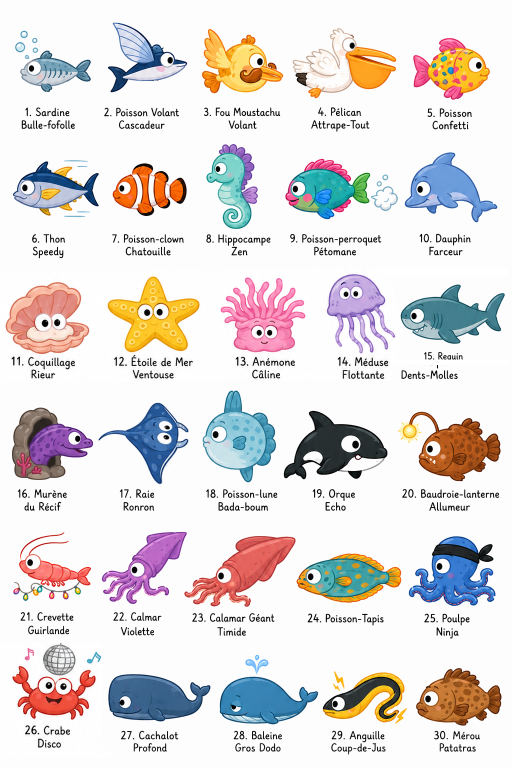
#> input picture Assets/Concepts/Design Final.png, 1024 x 1536 px (shown at 1/2 size)
$ python decoupe_planche.py
#> lines starting #> are read from the running program, lines starting #| are printed output that depends on the picture; after the words box and inside, x2 and y2 are one past the last pixel; in counts of white or black regions, pixels touching at a corner belong together
# -*- coding: utf-8 -*-
"""Les planches du design -> une image de reperage par espece.

Assets/Reperes/<espece>.png  (PNG detoure, sans la legende, sans le voisin)
Assets/Reperes/index.json    (ce que l'atelier lit pour savoir qui en a une)

Le decoupage n'est pas une grille aveugle : dans chaque case on garde la plus
grosse composante connexe (la creature) et ce qui la touche, ce qui ecarte a la
fois la legende et le bout de dessin de la case d'a cote.
"""
import numpy as np, cv2, os, json
from PIL import Image

OUT = 'Assets/Reperes'
# MARGE AUTOUR DE LA CASE. La grille est un reperage, pas une frontiere : les
# creatures debordent de leur case, et decouper AU RAS coupait 17 vignettes sur
# 30 — toujours d'un cote, jamais en haut ni en bas (le perroquet perdait
# 96 pixels de bec sur son bord droit). On travaille donc sur une case elargie,
# et c'est la COMPOSANTE de la creature qui decide du cadrage final.
#
# Le choix de la bonne composante, lui, reste juge sur la case NOMINALE : sans
# ca on attraperait la voisine, qui est maintenant visible elle aussi.
MARGE = 0.25

# UNE PLANCHE = une image, sa grille, et l'ordre de ses cases. Il y en a deux :
# les 30 premieres creatures, puis les 21 qui restaient sans dessin. Les deux se
# decoupent avec le meme code et alimentent le meme index — l'atelier ne connait
# que `Assets/Reperes/<espece>.png`, pas la planche d'ou elle sort.
#
# `gauche` : le sens du dessin, relu A L'OEIL sur les vignettes. Une detection
# automatique par la position de l'oeil se trompait 8 fois sur 30 (ventre blanc
# pris pour un oeil, creatures vues de face) : sur un asset fige, la table est
# plus sure et se verifie d'un coup d'oeil.
PLANCHES = [
    dict(
        src='Assets/Concepts/Design Final.png', cols=5, rows=6,
        especes=[
            'bulle_fofolle', 'volant', 'moustachu', 'pelican', 'confetti',
            'thon', 'clown', 'hippocampe', 'perroquet', 'dauphin',
            'coquillage', 'etoile', 'anemone', 'meduse', 'requin',
            'murene', 'raie', 'poisson_lune', 'orque', 'lanterne',
            'crevette', 'calamar', 'calamar_geant', 'poisson_tapis', 'poulpe',
            'crabe', 'cachalot', 'gros_dodo', 'anguille', 'merou',
        ],
        gauche={
            'bulle_fofolle', 'thon', 'clown', 'hippocampe', 'perroquet',
            'dauphin', 'requin', 'poisson_lune', 'lanterne', 'crevette',
            'calamar', 'calamar_geant', 'poisson_tapis', 'cachalot',
            'gros_dodo', 'anguille', 'merou',
        },
    ),
    dict(
        src='Assets/Concepts/Design Final page2.png', cols=5, rows=5,
        especes=[
            'fugu', 'dentiste', 'police', 'papillon', 'dorade',
            'coffre', 'nudibranche', 'corail', 'tortue', 'espadon',
            'maquereau', 'crevette_claire', 'goeland', 'cormoran', 'jardiniere',
            'bernard', 'concombre', 'rascasse', 'oursin', 'barracuda',
            'krill',
        ],
        # Relu a l'oeil sur la planche-contact des 21 vignettes.
        gauche={
            'fugu', 'dentiste', 'police', 'papillon', 'dorade', 'coffre',
            'nudibranche', 'tortue', 'espadon', 'maquereau', 'crevette_claire',
            'goeland', 'concombre', 'rascasse', 'barracuda',
        },
    ),
]


def bouche_trous(m):
    """Un ventre blanc n'est pas du fond : on rebouche l'interieur du contour."""
    h, w = m.shape
    pad = cv2.copyMakeBorder(m, 1, 1, 1, 1, cv2.BORDER_CONSTANT, value=0)
    mask = np.zeros((h + 4, w + 4), np.uint8)
    cv2.floodFill(pad, mask, (0, 0), 1)
    return ((pad[1:-1, 1:-1] != 1) | (m > 0)).astype(np.uint8)


def analyse(planche):
    """Passe 1 : pour chaque case, la COMPOSANTE qui est la creature.

    Separee de la decoupe parce qu'il faut connaitre le corps des VOISINES avant
    de decider ce qu'on garde autour du sien (cf. `decoupe`).
    """
    especes, cols = planche['especes'], planche['cols']
    im = np.array(Image.open(planche['src']).convert('RGB'))
#> im is the input picture: shape (1536, 1024, 3); mean R, G, B 225.8, 220.2, 219.4
    H, W, _ = im.shape
#> H = 1536; W = 1024
    cw, ch = W / cols, H / planche['rows']
#> cw = 204.8; ch = 256
    ink = (im.min(axis=2) < 244).astype(np.uint8)
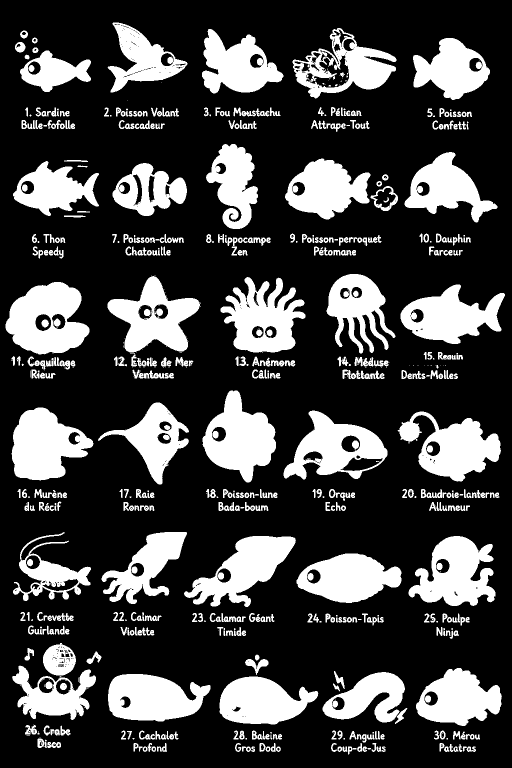
#> ink: shape (1536, 1024) (shown at 1/2 size); values 0 (black) and 1 (white), 26% white; 775 white regions (293 under 20 px), largest, box (x1, y1, x2, y2) and area: (11, 564, 179, 708) 16014, (23, 815, 187, 961) 15250, (405, 781, 552, 965) 15188
    sat = im.max(axis=2).astype(int) - im.min(axis=2).astype(int)
    cases = []
    for idx, nom in enumerate(especes):
        r, c = divmod(idx, cols)
        y0, y1, x0, x1 = int(r * ch), int((r + 1) * ch), int(c * cw), int((c + 1) * cw)
        # Case elargie, bornee a la planche.
        ey0, ey1 = max(0, int(y0 - ch * MARGE)), min(H, int(y1 + ch * MARGE))
        ex0, ex1 = max(0, int(x0 - cw * MARGE)), min(W, int(x1 + cw * MARGE))
        # Position de la case NOMINALE dans la case elargie : tous les tests de
        # placement (« la legende est en bas de la case », « la creature est au
        # centre ») restent exprimes dans la case d'origine, sinon la marge les
        # decale et ils attrapent la voisine.
        offx, offy = x0 - ex0, y0 - ey0
        sub, ssat = ink[ey0:ey1, ex0:ex1].copy(), sat[ey0:ey1, ex0:ex1]
        # Les GLYPHES d'abord. La legende de l'etoile touchait un de ses bras :
        # dilatee, elle entrait dans la composante du dessin et plus aucun filtre
        # posterieur ne pouvait l'en sortir. Une lettre est petite, sombre et
        # grise — ca suffit a la reconnaitre une par une.
        gn, glab, gst, gcen = cv2.connectedComponentsWithStats(sub, 8)
        for i in range(1, gn):
            m = (glab == i)
            if (gst[i, cv2.CC_STAT_AREA] < 900
                    and gst[i, cv2.CC_STAT_HEIGHT] < 34
                    and ssat[m].mean() < 25
                    and gcen[i][1] - offy > ch * 0.55):
                sub[m] = 0
        big = cv2.dilate(sub, cv2.getStructuringElement(cv2.MORPH_ELLIPSE, (7, 7)))
        n, lab, st, cen = cv2.connectedComponentsWithStats(big, 8)
        best, barea = 0, 0
        for i in range(1, n):
            cx, cy = cen[i][0] - offx, cen[i][1] - offy
            if not (0.1 * cw < cx < 0.9 * cw and 0.05 * ch < cy < 0.8 * ch):
                continue
            if st[i, cv2.CC_STAT_AREA] > barea:
                barea, best = st[i, cv2.CC_STAT_AREA], i
        if not best:
            print('!! rien trouve pour', nom)
        cases.append(dict(nom=nom, im=im, W=W, H=H, cw=cw, ch=ch,
                          ex0=ex0, ex1=ex1, ey0=ey0, ey1=ey1, offx=offx, offy=offy,
                          sub=sub, ssat=ssat, n=n, lab=lab, st=st, cen=cen, best=best))
#> this loop made 30 passes
#> (gn, n) on passes 1 to 12: (39, 8), (40, 5), (39, 7), (48, 5), (25, 5), (55, 13), (76, 16), (67, 19), (69, 12), (42, 9), (62, 11), (94, 14)
#> pass 1, in analyse, `sub, ssat = ink[ey0:ey1, ex0:ex1].copy(), sat[ey0:ey1, ex0:ex1]`:
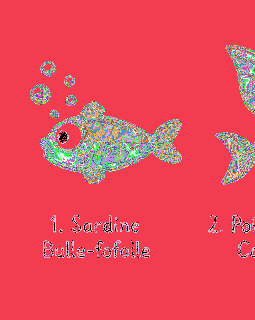
#> ssat: shape (320, 255) int64; 129 distinct labels, from 0 to 133; one colour per label, 0 black
#> pass 1, in analyse, `gn, glab, gst, gcen = cv2.connectedComponentsWithStats(sub, 8)`:
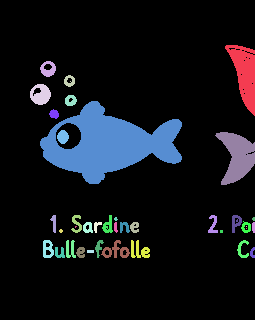
#> glab: shape (320, 255) int32; 39 distinct labels, from 0 to 38; one colour per label, 0 black
#> after the loop: big: shape (320, 257); values 0 (black) and 1 (white), 26% white; 6 white regions, box (x1, y1, x2, y2) and area: (62, 117, 240, 239) 14474, (0, 125, 51, 235) 4084, (115, 8, 175, 38) 1134, (103, 35, 154, 65) 1013, (78, 8, 112, 32) 631, (0, 23, 4, 30) 20
#> after the loop:
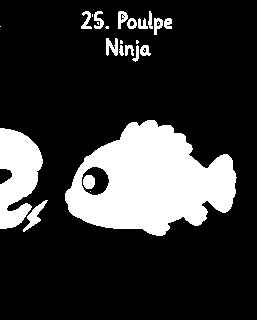
#> sub: shape (320, 257); values 0 (black) and 1 (white), 20.6% white; 25 white regions (8 under 20 px), largest, box (x1, y1, x2, y2) and area: (65, 120, 237, 236) 12467, (0, 128, 43, 229) 2952, (23, 200, 48, 232) 244
#> after the loop, cases = 30 items
    return cases


def decoupe(planche, index):
    """Passe 2 : une planche -> ses vignettes, ajoutees a `index`."""
    cases = analyse(planche)
#> cases = 30 items
    gauche = planche['gauche']
#> gauche = 17 items
    W, H = cases[0]['W'], cases[0]['H']
#> W = 1024; H = 1536
    # QUI POSSEDE QUEL PIXEL. Les cases se recouvrent (la marge de 25 %), donc
    # une case voit le corps de sa voisine et le prenait pour un accessoire du
    # sien : le Poisson Dentiste emportait le Poisson Police, la Raie emportait
    # la tete de la Murene. Un accessoire est petit, mais pas assez petit pour
    # qu'un seuil d'aire tranche (12,9 % du corps pour un vrai morceau contre
    # 15,8 % pour une voisine). Le critere EXACT est ailleurs : une composante
    # qui recouvre le corps CHOISI par une autre case EST cette creature-la.
    # Mesure sur les deux planches : 100,0 % de recouvrement pour les quatre
    # intruses, 0,0 % pour les quinze vrais accessoires — bulles, notes de
    # musique, etincelles.
    proprio = np.zeros((H, W), np.int16)
    for j, k in enumerate(cases):
        if k['best']:
            proprio[k['ey0']:k['ey1'], k['ex0']:k['ex1']][k['lab'] == k['best']] = j + 1
#> this loop made 30 passes
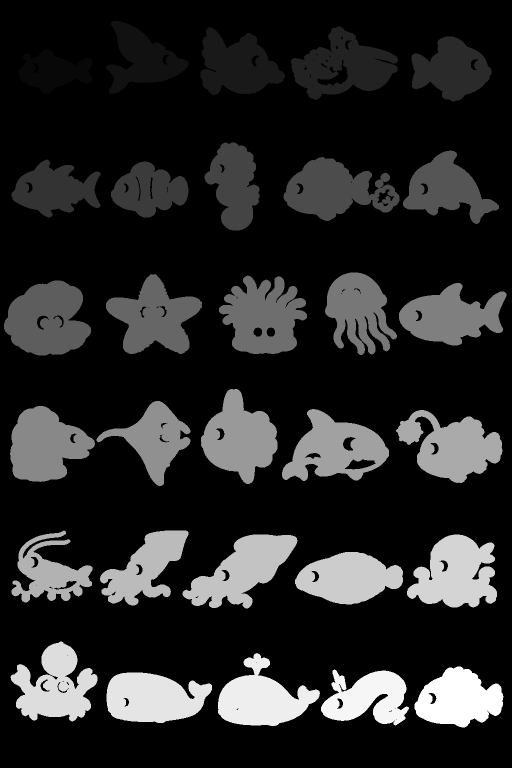
#> proprio: shape (1536, 1024) int16 (shown at 1/2 size); min 0, max 30, mean 4.5; drawn with min black and max white

    for j, k in enumerate(cases):
        if not k['best']:
            continue
        nom, sub, ssat, ch = k['nom'], k['sub'], k['ssat'], k['ch']
        lab, st, cen, n = k['lab'], k['st'], k['cen'], k['n']
        h, w = sub.shape
        corps = (lab == k['best'])
        proche = cv2.dilate(corps.astype(np.uint8),
                            cv2.getStructuringElement(cv2.MORPH_ELLIPSE, (13, 13)))
        vue = proprio[k['ey0']:k['ey1'], k['ex0']:k['ex1']]
        garde = np.zeros_like(sub)
        for i in range(1, n):
            m = (lab == i)
            if i != k['best']:
                if not (m & (proche > 0)).any():
                    continue                                   # accessoire flottant
                if st[i, cv2.CC_STAT_AREA] < 60:
                    continue
                if ssat[m & (sub > 0)].mean() < 25:
                    continue                                   # texte de la legende
                pr = vue[m]
                if ((pr != 0) & (pr != j + 1)).mean() > 0.5:
                    continue                                   # la creature d'a cote
                # La legende occupe le bas de la case. Une piece DETACHEE qui y
                # tombe est du texte : les morceaux du dessin, eux, sont deja
                # soudes au corps par la dilatation. Sans cette regle, « Etoile
                # Ventouse » restait collee sous son etoile.
                if cen[i][1] - k['offy'] > ch * 0.78:
                    continue
            garde[m] = 1
        garde = bouche_trous((garde & sub).astype(np.uint8))
        ys, xs = np.nonzero(garde)
        pad = 3
        sx0, sx1 = max(0, xs.min() - pad), min(w, xs.max() + 1 + pad)
        sy0, sy1 = max(0, ys.min() - pad), min(h, ys.max() + 1 + pad)
        rgb = k['im'][k['ey0']:k['ey1'], k['ex0']:k['ex1']][sy0:sy1, sx0:sx1]
        mask = garde[sy0:sy1, sx0:sx1]
        # bord adouci : un detourage au pixel donne un lisere en escalier
        alpha = cv2.GaussianBlur(mask * 255, (3, 3), 0)
        out = np.dstack([rgb, alpha]).astype(np.uint8)
        # Le jeu dessine TOUT vers la droite (`Entity.orientation` s'occupe du
        # demi-tour). Une planche tournee vers la gauche servirait de patron a
        # l'envers : on la retourne une bonne fois ici, plutot que de laisser
        # 32 especes sur 51 se calquer en miroir.
        if nom in gauche:
            out = out[:, ::-1]
        Image.fromarray(out, 'RGBA').save('%s/%s.png' % (OUT, nom))
        index[nom] = dict(w=int(out.shape[1]), h=int(out.shape[0]),
                          rang=j + 1, retourne=nom in gauche)
#> this loop made 30 passes
#> (nom, n, sx0, sx1, sy0, sy1) on passes 1 to 12: ('bulle_fofolle', 8, 27, 185, 81, 187), ('volant', 5, 60, 226, 42, 188), ('moustachu', 7, 44, 213, 55, 190), ('pelican', 5, 20, 234, 53, 200), ('confetti', 5, 56, 216, 73, 203), ('thon', 13, 23, 201, 125, 246), ('clown', 16, 70, 225, 131, 243), ('hippocampe', 19, 52, 162, 93, 269), ('perroquet', 12, 5, 237, 122, 250), ('dauphin', 9, 39, 231, 109, 256), ('coquillage', 11, 8, 182, 113, 263), ('etoile', 14, 60, 252, 100, 260)
#> (nom, n) on pass 28: ('gros_dodo', 9)
#> pass 1, in decoupe, `lab, st, cen, n = k['lab'], k['st'], k['cen'], k['n']`:
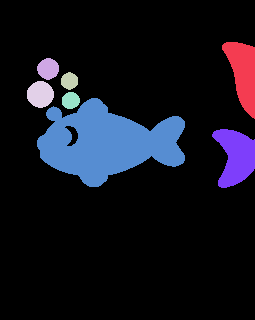
#> lab: shape (320, 255) int32; 8 distinct labels, from 0 to 7; one colour per label, 0 black
#> after the loop: garde: shape (320, 257); values 0 (black) and 1 (white), 15.9% white; 1 white region, box (x1, y1, x2, y2) and area: (65, 120, 237, 236) 13052
#> after the loop:
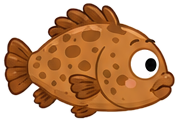
#> out: shape (122, 178, 4); mean of channels 0, 1, 2, 3 201.8, 162.1, 130.7, 153.3; transparent parts drawn white


def main():
    os.makedirs(OUT, exist_ok=True)
    index = {}
    for planche in PLANCHES:
        avant = len(index)
        decoupe(planche, index)
        print('%3d vignettes  %s' % (len(index) - avant, planche['src']))
#> pass 2 of the loop in main, `for planche in PLANCHES:`:
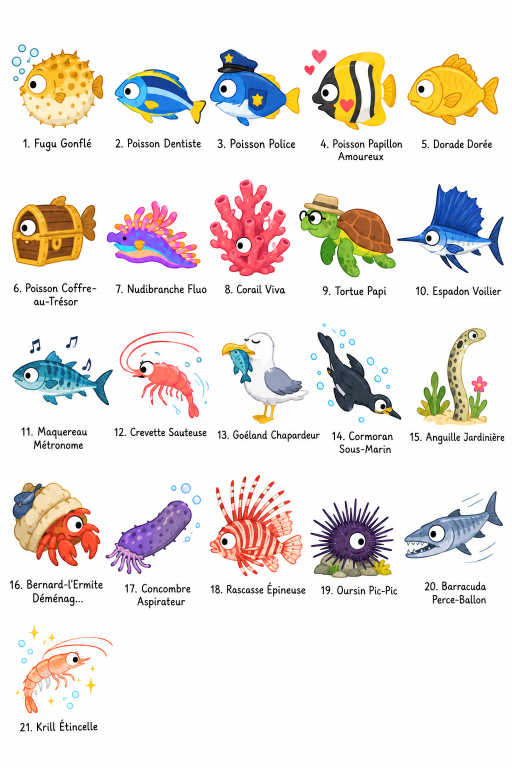
#> input picture Assets/Concepts/Design Final page2.png, 1024 x 1536 px (shown at 1/2 size)
#> in analyse, im is the input picture: shape (1536, 1024, 3); mean R, G, B 234.7, 228.5, 224.2
#> in analyse (call 2), `ink = (im.min(axis=2) < 244).astype(np.uint8)`:
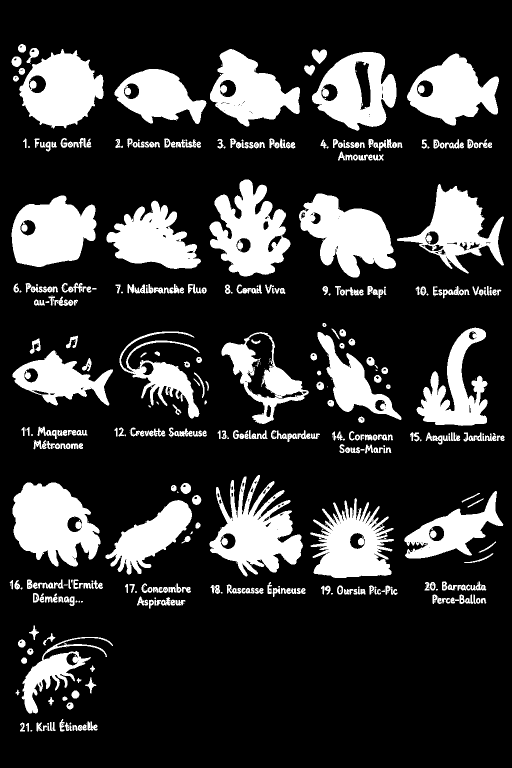
#> ink: shape (1536, 1024) (shown at 1/2 size); values 0 (black) and 1 (white), 20.9% white; 567 white regions (254 under 20 px), largest, box (x1, y1, x2, y2) and area: (25, 965, 201, 1133) 19801, (598, 387, 792, 555) 18355, (419, 950, 606, 1153) 18309
#> the loop in decoupe (call 2), `for j, k in enumerate(cases):` made 21 passes
#> after the loop in decoupe (call 2), `for j, k in enumerate(cases):`:
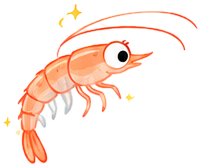
#> out: shape (167, 201, 4); mean of channels 0, 1, 2, 3 250.6, 234.6, 225, 56.3; transparent parts drawn white
    json.dump(index, open('%s/index.json' % OUT, 'w'), indent=0, sort_keys=True)
    print(len(index), 'reperes ecrits dans', OUT)


if __name__ == '__main__':
    main()
